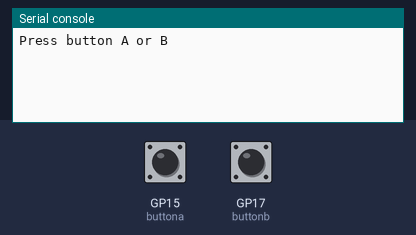
A program run on a simulated Raspberry Pi Pico running CircuitPython. Parts: the last lines printed to the serial console. Inputs (shaded band) come from the test bench; at power-on: GP15 (buttona) LOW, GP17 (buttonb) LOW.

Above: at 1.2 s.
1.3 s: GP15 (buttona) pulled HIGH for 0.15 s
At 2.0 s:
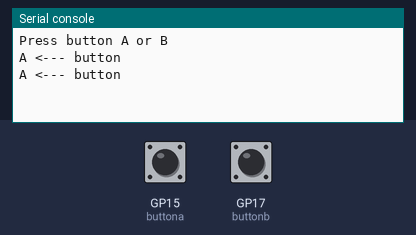
2.9 s: GP17 (buttonb) pulled HIGH for 0.15 s
At 4.4 s:
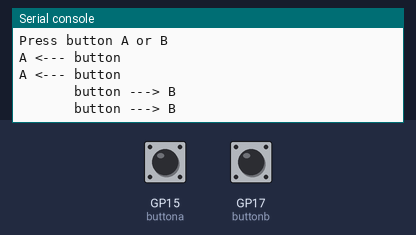

Measured:
- after the input at 1.3 s, the serial console: prints a new line at once (image 1)
- after the input at 2.9 s, the serial console: prints a new line at once (image 2)

The program:

button_simple.py
```python
# Input button A and B test code
# Button A: GP15
# Button B: GP17

# https://github.com/ssis-aa/rvr2023/blob/main/circuitpython/menu/button_reference.py

import time
import board
import digitalio

buttona = digitalio.DigitalInOut(board.GP15)
buttonb = digitalio.DigitalInOut(board.GP17)

print("Press button A or B")

while True:
    if buttona.value:
        print("A <--- button       ")
        time.sleep(0.1)
    if buttonb.value:
        print("       button ---> B")
        time.sleep(0.1)
```
